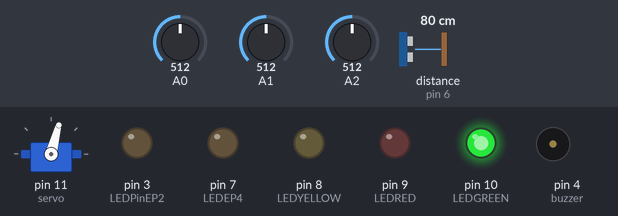
Recording of a sketch running on a simulated Arduino Uno, built with avr-gcc and run on an emulated ATmega328P. On the bench: servo, output pins drawn as LEDs (lit = HIGH), buzzer (waves = sounding). Wiring (inferred from the names in the program): ultrasonic range finder: trigger pin 5; echo pin 6. Dashed ring = blinking. The inputs (shaded band) are chosen by the test bench; at power-on: A2 = 512, distance to the obstacle (sensor on pin 6) 80 cm, A1 = 512, A0 = 512. The echo pulse lasts 58.3 µs per cm; pins used as bus, display or sensor lines are not drawn.

Above: at 1.2 s.
1.3 s: A2 set to 502
At 1.45 s:
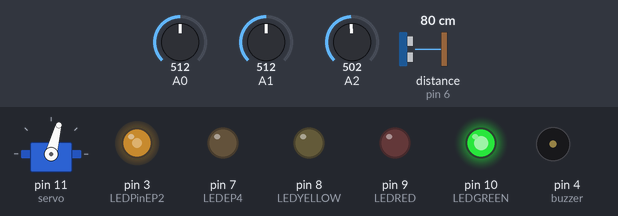
4.3 s: distance to the obstacle (sensor on pin 6) set to 250 cm
7.3 s: A1 set to 786
10.3 s: A1 set to 813
13.3 s: distance to the obstacle (sensor on pin 6) set to 157 cm
At 16.2 s:
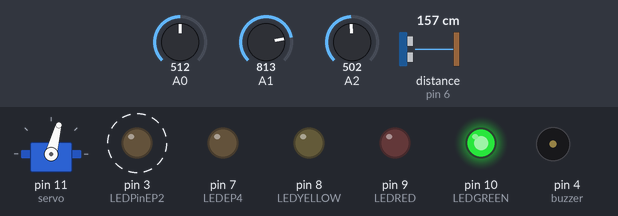
16.3 s: distance to the obstacle (sensor on pin 6) set to 151 cm
Timing chart, 0 to 19.3 s (numbered marks = the images above; inputs shaded):
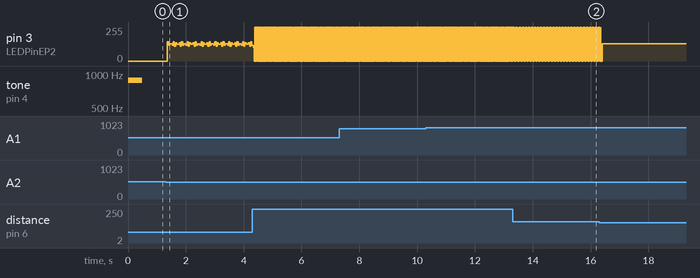

The sketch:

FA_Project.ino
```cpp
#include <Servo.h>

int LEDGREEN = 10, LEDRED = 9, LEDYELLOW = 8, LEDEP4 = 7;
int temperatura, temperaturaAnterior, diferencaTemperatura;
const int TREF1 = 15, TREF2 = 28, TREF3 = 30;
const int tLimiar1 = 15, tLimiar2 = 25;
Servo servo;
#define timeCode 10000
#define code 1234

int codigo, codigoInt, distance, incomingByte = 0, contadorEP2;
long duration, tempo, t;
const int trigPin = 5;
const int echoPin = 6;
const int buzzer = 4;
const int LEDPinEP2 = 3;
boolean codigoF = false, intrusao = false, imprime = true, imprime2 = false;

void setup() {
  // put your setup code here, to run once:
  Serial.begin(9600);
  pinMode(LEDGREEN, OUTPUT);
  pinMode(LEDRED, OUTPUT);
  pinMode(LEDYELLOW, OUTPUT);
  pinMode(LEDEP4, OUTPUT);
  analogWrite(LEDGREEN, 255);
  analogWrite(LEDRED, 255);
  analogWrite(LEDYELLOW, 255);
  analogWrite(LEDEP4, 255);
  servo.attach(11);
  pinMode(trigPin, OUTPUT);
  pinMode(echoPin, INPUT);
  digitalWrite(trigPin, LOW);
  pinMode(buzzer, OUTPUT);
  pinMode(LEDPinEP2, OUTPUT);
  analogWrite(LEDPinEP2, 255);
  tone(buzzer, 880, 500);
  delayMicroseconds(2000);
}

void loop() {
  // put your main code here, to run repeatedly:
  int temperatur = analogRead(A0);

  float temperatura = ((1/((1/4090)*(log(temperatur/3300)+(1/25))))-273.15);

  diferencaTemperatura = temperatura - temperaturaAnterior;

  temperatura = 15;
  if (diferencaTemperatura >= 0.5 || diferencaTemperatura >= -0.5)
  {
    //Serial.println(temperatura);
  }

  if (temperatura <= TREF1)
  {
    analogWrite(LEDGREEN, 255);
    analogWrite(LEDRED, 0);
    analogWrite(LEDYELLOW, 0);
  }
  else if (temperatura > TREF1 && temperatura <= TREF2)
  {
    analogWrite(LEDGREEN, 0);
    analogWrite(LEDRED, 0);
    analogWrite(LEDYELLOW, 0);
  }
  else if (temperatura > TREF2 && temperatura <= TREF3)
  {
    analogWrite(LEDGREEN, 0);
    analogWrite(LEDRED, 0);
    analogWrite(LEDYELLOW, 255);
  }
  else
  {
    analogWrite(LEDGREEN, 0);
    analogWrite(LEDRED, 255);
    analogWrite(LEDYELLOW, 0);
  }

  temperaturaAnterior = temperatura;

  int luminosidade;
  int LDRluz = analogRead(A1);

  luminosidade = map(LDRluz, 0, 1023, 0, 255);
  if (millis() > 10000)
  {
    if (luminosidade >= 115)
    {
      luminosidade = luminosidade / 2;
      analogWrite(LEDEP4, luminosidade);
    }
    /*else
      {
      analogWrite(LEDEP4, luminosidade);
      }*/
  }
  else
  {
    if (luminosidade < 200)
    {
      analogWrite(LEDEP4, 0);
    }
    else
    {
      analogWrite(LEDEP4, luminosidade);
    }
  }

  temperatura = 15;

  if(temperatura<tLimiar1 && luminosidade<150)
  {
    servo.write(30);
  }
  else if(temperatura>tLimiar2 && luminosidade<150)
  {
    servo.write(120);
  }
  else if(temperatura>=tLimiar1 && temperatura<=tLimiar2)
  {
    servo.write(75);
  }
  else
  {
    servo.write(30);
  }

  digitalWrite(trigPin, HIGH);
  delayMicroseconds(10);
  digitalWrite(trigPin, LOW);
  duration = pulseIn(echoPin, HIGH);
  distance = duration / 58.31;

  int sensorValue = analogRead(A2);

  if (distance < 60 && intrusao == false && imprime2 == false) {
    Serial.print("Distancia: ");
    Serial.println(distance);
    tempo = millis();
    intrusao = true;
    imprime2 = true;
    }

    if (Serial.available() > 0) {
    codigoInt = Serial.parseInt();
    }

    if (code == codigoInt) {
    codigoF = true;
    }
    t = millis();
    t= t - tempo;
    if (intrusao == true && codigoF == false && t > timeCode) {
    tone(buzzer, 880);
    if (imprime == true) {
      Serial.println("INTRUSÃO");
      imprime = false;
    }

    }

    if (codigoF == true) {
    noTone(buzzer);
    intrusao = false;
    codigoInt = 0;
    codigoF = false;
    imprime2 = false;
    imprime = true;
    }

  if (sensorValue < 512) {
    contadorEP2++;
  }

  if (contadorEP2 % 2 == 0) {
    analogWrite(LEDPinEP2, 0);

  } else {
    analogWrite(LEDPinEP2, 255);
  }
}
```

Measured:
- the behaviour switches between 512 and 511 on A2 (found by bisection; images 0 and 1)
- after the input at 13.3 s, pin 3 (LEDPinEP2): alternates 255/255 for 0.01 s and 0/255 for 0.01 s, starting after 0.08 s
- by itself, pin 3 (LEDPinEP2): alternates 255/255 for 0.02 s and 0/255 for 0.02 s
